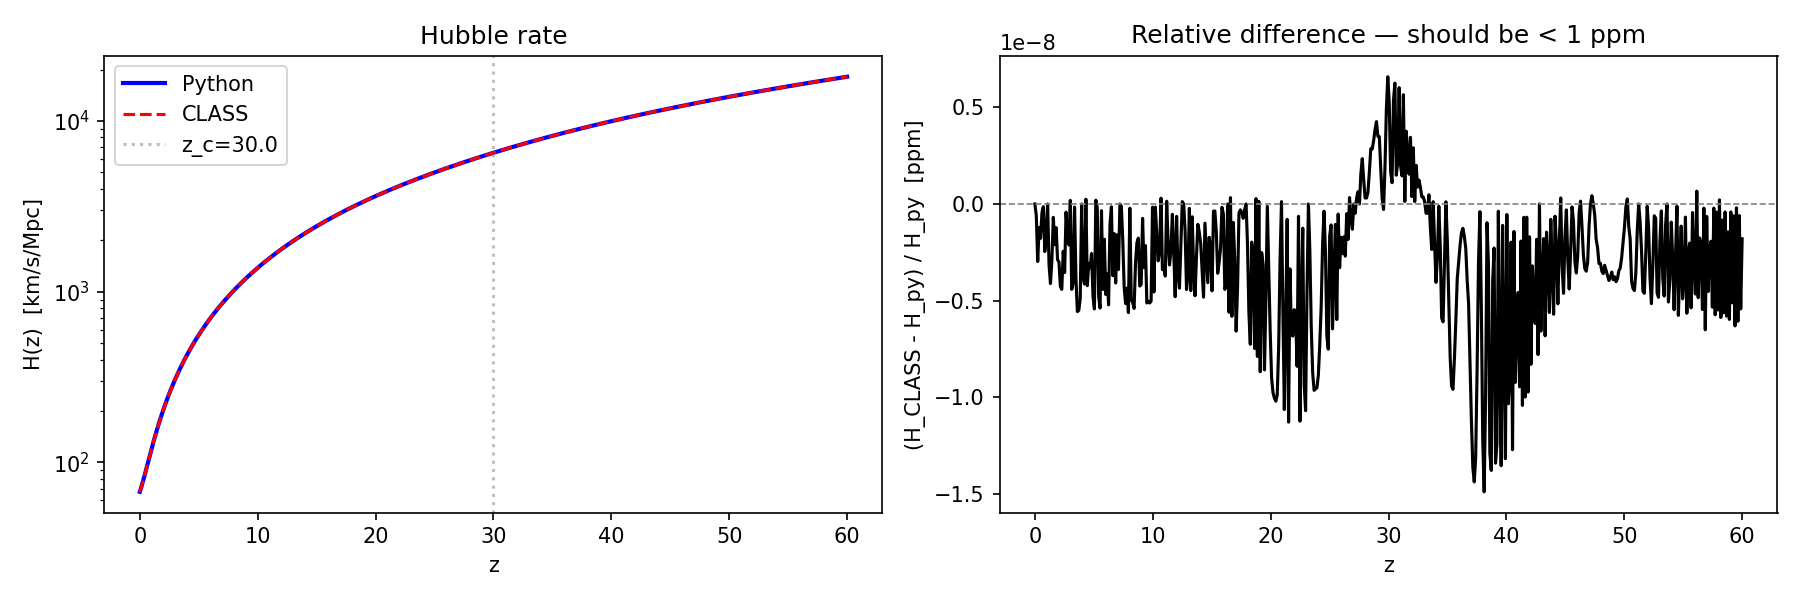

Write the Python code that produced this figure.
import numpy as np
import matplotlib.pyplot as plt
from classy import Class

# ── parameters ───────────────────────────────────────────
a_exo   = -100.0
b_exo   = 1.0
z_c     = 30.0
sigma_z = 6.0
H0      = 67.32
h       = H0 / 100.0
Omega_b   = 0.02238 / h**2
Omega_cdm = 0.1201  / h**2
Omega_m   = Omega_b + Omega_cdm

# ── Python reference functions ────────────────────────────
def gaussian(z, z_c, sz):
    return np.exp(-0.5*(z-z_c)**2/sz**2)

def amplitude(z, a, b):
    return a*(1+z) + b*z

def window(z, a, b, z_c, sz):
    amp     = amplitude(z, a, b)
    amp_0   = a*(1+z)
    exponent = (z_c**2 - (z-z_c)**2) / (2*sz**2)
    return (amp/amp_0) * np.exp(exponent)

def Omega_x0_func(a, z_c, sz):
    return a * gaussian(0, z_c, sz)

def Hz_python(z, H0, Om_m, Om_r, Om_L, a, b, z_c, sz):
    Omx0 = Omega_x0_func(a, z_c, sz)
    W    = window(z, a, b, z_c, sz)
    E2   = Om_m*(1+z)**3 + Om_r*(1+z)**4 + Om_L + Omx0*W
    return H0 * np.sqrt(np.maximum(E2, 0))

# ── Run CLASS first to get exact Omega_r ─────────────────
cosmo = Class()
cosmo.set({
    'H0':              H0,
    'omega_b':         0.02238,
    'omega_cdm':       0.1201,
    'N_ur':            3.046,
    'tau_reio':        0.0544,
    'a_exo':           a_exo,
    'b_exo':           b_exo,
    'z_c_exo':         z_c,
    'sigma_z_exo':     sigma_z,
    'output':          '',
    'background_verbose': 3,
})
cosmo.compute()

# get exact radiation from CLASS (photons + massless neutrinos)
# Omega_g  = cosmo.Omega_g()    # photons only
# Omega_ur = cosmo.Omega_ur()   # ultra-relativistic relics (massless nu)
Omega_r  = cosmo.Omega_r()
# print(f"CLASS Omega_g  = {Omega_g:.6e}")
# print(f"CLASS Omega_ur = {Omega_ur:.6e}")
print(f"CLASS Omega_r  = {Omega_r:.6e}")

# get H(z) from CLASS
z_arr    = np.linspace(0, 60, 500)
Hz_class = np.array([cosmo.Hubble(z) * 299792.458 for z in z_arr])
print(f"CLASS Omega_x0 = {cosmo.Omega0_exo:.6e}")

cosmo.struct_cleanup()
cosmo.empty()

# ── Now compute Python reference with exact same Omega_r ──
Omx0 = Omega_x0_func(a_exo, z_c, sigma_z)
Om_L = 1.0 - Omega_m - Omega_r - Omx0
print(f"\nPython: Omega_x0 = {Omx0:.6e}")
print(f"Python: Omega_r  = {Omega_r:.6e}")
print(f"Python: Omega_L  = {Om_L:.10f}")

Hz_py = Hz_python(z_arr, H0, Omega_m, Omega_r, Om_L,
                  a_exo, b_exo, z_c, sigma_z)

# ── comparison ────────────────────────────────────────────
rel_diff = (Hz_class - Hz_py) / Hz_py
print(f"\nMax relative difference: {np.max(np.abs(rel_diff))*1e6:.3f} ppm")

fig, axes = plt.subplots(1, 2, figsize=(12, 4))

axes[0].semilogy(z_arr, Hz_py,    'b-',  lw=2,   label='Python')
axes[0].semilogy(z_arr, Hz_class, 'r--', lw=1.5, label='CLASS')
axes[0].axvline(z_c, color='gray', ls=':', alpha=0.5, label=f'z_c={z_c}')
axes[0].set_xlabel('z')
axes[0].set_ylabel('H(z)  [km/s/Mpc]')
axes[0].set_title('Hubble rate')
axes[0].legend()

axes[1].plot(z_arr, rel_diff * 1e6, 'k-', lw=1.5)
axes[1].axhline(0, color='gray', ls='--', lw=0.8)
axes[1].set_xlabel('z')
axes[1].set_ylabel('(H_CLASS - H_py) / H_py  [ppm]')
axes[1].set_title('Relative difference — should be < 1 ppm')

plt.tight_layout()
plt.savefig('verify_hz.png', dpi=150)
print("Saved verify_hz.png")
